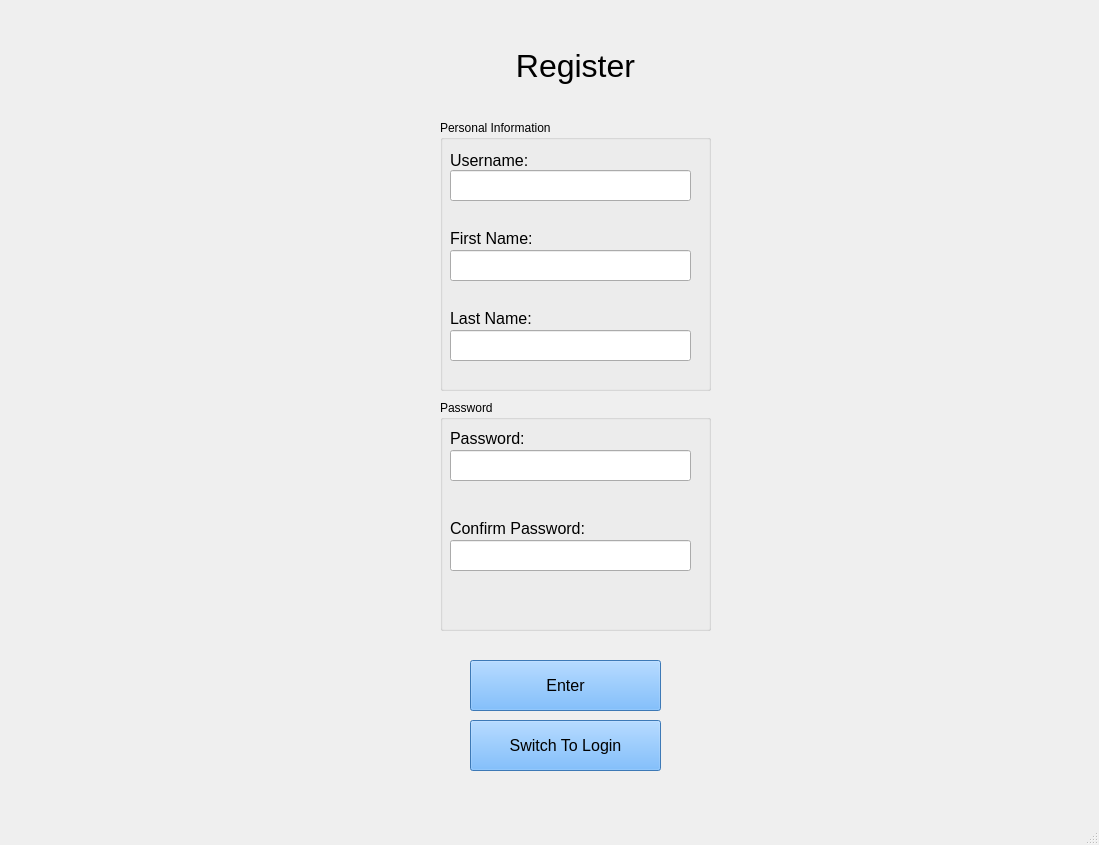
<?xml version="1.0" encoding="UTF-8"?>
<ui version="4.0">
 <class>MainWindow</class>
 <widget class="QMainWindow" name="MainWindow">
  <property name="geometry">
   <rect>
    <x>0</x>
    <y>0</y>
    <width>1099</width>
    <height>845</height>
   </rect>
  </property>
  <property name="windowTitle">
   <string>MainWindow</string>
  </property>
  <property name="layoutDirection">
   <enum>Qt::LeftToRight</enum>
  </property>
  <widget class="QWidget" name="centralwidget">
   <widget class="QLabel" name="label">
    <property name="geometry">
     <rect>
      <x>370</x>
      <y>30</y>
      <width>411</width>
      <height>71</height>
     </rect>
    </property>
    <property name="font">
     <font>
      <pointsize>24</pointsize>
     </font>
    </property>
    <property name="text">
     <string>Register</string>
    </property>
    <property name="alignment">
     <set>Qt::AlignCenter</set>
    </property>
   </widget>
   <widget class="QPushButton" name="Enter">
    <property name="geometry">
     <rect>
      <x>470</x>
      <y>660</y>
      <width>191</width>
      <height>51</height>
     </rect>
    </property>
    <property name="font">
     <font>
      <pointsize>12</pointsize>
     </font>
    </property>
    <property name="styleSheet">
     <string notr="true">QPushButton{
	background-color: rgb(85, 170, 255);
}
QPushButton:hover{
	background-color: rgb(85, 85, 255);
}</string>
    </property>
    <property name="text">
     <string>Enter</string>
    </property>
   </widget>
   <widget class="QPushButton" name="SwitchToLogin">
    <property name="geometry">
     <rect>
      <x>470</x>
      <y>720</y>
      <width>191</width>
      <height>51</height>
     </rect>
    </property>
    <property name="font">
     <font>
      <pointsize>12</pointsize>
     </font>
    </property>
    <property name="styleSheet">
     <string notr="true">QPushButton{
	background-color: rgb(85, 170, 255);
}
QPushButton:hover{
	background-color: rgb(85, 85, 255);
}</string>
    </property>
    <property name="text">
     <string>Switch To Login</string>
    </property>
   </widget>
   <widget class="QGroupBox" name="PersonalInformation">
    <property name="geometry">
     <rect>
      <x>440</x>
      <y>120</y>
      <width>271</width>
      <height>271</height>
     </rect>
    </property>
    <property name="title">
     <string>Personal Information</string>
    </property>
    <widget class="QLineEdit" name="LastName">
     <property name="geometry">
      <rect>
       <x>10</x>
       <y>210</y>
       <width>241</width>
       <height>31</height>
      </rect>
     </property>
    </widget>
    <widget class="QLabel" name="label_6">
     <property name="geometry">
      <rect>
       <x>10</x>
       <y>190</y>
       <width>151</width>
       <height>16</height>
      </rect>
     </property>
     <property name="font">
      <font>
       <pointsize>12</pointsize>
      </font>
     </property>
     <property name="text">
      <string>Last Name:</string>
     </property>
    </widget>
    <widget class="QLineEdit" name="FirstName">
     <property name="geometry">
      <rect>
       <x>10</x>
       <y>130</y>
       <width>241</width>
       <height>31</height>
      </rect>
     </property>
    </widget>
    <widget class="QLabel" name="label_5">
     <property name="geometry">
      <rect>
       <x>10</x>
       <y>110</y>
       <width>161</width>
       <height>16</height>
      </rect>
     </property>
     <property name="font">
      <font>
       <pointsize>12</pointsize>
      </font>
     </property>
     <property name="text">
      <string>First Name:</string>
     </property>
    </widget>
    <widget class="QLineEdit" name="Username">
     <property name="geometry">
      <rect>
       <x>10</x>
       <y>50</y>
       <width>241</width>
       <height>31</height>
      </rect>
     </property>
    </widget>
    <widget class="QLabel" name="label_2">
     <property name="geometry">
      <rect>
       <x>10</x>
       <y>30</y>
       <width>171</width>
       <height>21</height>
      </rect>
     </property>
     <property name="font">
      <font>
       <pointsize>12</pointsize>
      </font>
     </property>
     <property name="text">
      <string>Username:</string>
     </property>
    </widget>
   </widget>
   <widget class="QGroupBox" name="Password_box">
    <property name="geometry">
     <rect>
      <x>440</x>
      <y>400</y>
      <width>271</width>
      <height>231</height>
     </rect>
    </property>
    <property name="title">
     <string>Password</string>
    </property>
    <widget class="QLabel" name="label_3">
     <property name="geometry">
      <rect>
       <x>10</x>
       <y>30</y>
       <width>141</width>
       <height>16</height>
      </rect>
     </property>
     <property name="font">
      <font>
       <pointsize>12</pointsize>
      </font>
     </property>
     <property name="text">
      <string>Password:</string>
     </property>
    </widget>
    <widget class="QLineEdit" name="Password_LineEdit">
     <property name="geometry">
      <rect>
       <x>10</x>
       <y>50</y>
       <width>241</width>
       <height>31</height>
      </rect>
     </property>
    </widget>
    <widget class="QLabel" name="label_4">
     <property name="geometry">
      <rect>
       <x>10</x>
       <y>120</y>
       <width>221</width>
       <height>16</height>
      </rect>
     </property>
     <property name="font">
      <font>
       <pointsize>12</pointsize>
      </font>
     </property>
     <property name="text">
      <string>Confirm Password:</string>
     </property>
    </widget>
    <widget class="QLineEdit" name="ConfirmPassword_LineEdit">
     <property name="geometry">
      <rect>
       <x>10</x>
       <y>140</y>
       <width>241</width>
       <height>31</height>
      </rect>
     </property>
    </widget>
   </widget>
   <widget class="QLabel" name="label_7">
    <property name="geometry">
     <rect>
      <x>700</x>
      <y>440</y>
      <width>61</width>
      <height>41</height>
     </rect>
    </property>
    <property name="maximumSize">
     <size>
      <width>71</width>
      <height>16777215</height>
     </size>
    </property>
    <property name="text">
     <string/>
    </property>
    <property name="pixmap">
     <pixmap>../../../Downloads/icons8-question-30.png</pixmap>
    </property>
   </widget>
   <widget class="QLabel" name="label_8">
    <property name="geometry">
     <rect>
      <x>700</x>
      <y>160</y>
      <width>61</width>
      <height>41</height>
     </rect>
    </property>
    <property name="maximumSize">
     <size>
      <width>71</width>
      <height>16777215</height>
     </size>
    </property>
    <property name="text">
     <string/>
    </property>
    <property name="pixmap">
     <pixmap>../../../Downloads/icons8-question-30.png</pixmap>
    </property>
   </widget>
  </widget>
  <widget class="QMenuBar" name="menubar">
   <property name="geometry">
    <rect>
     <x>0</x>
     <y>0</y>
     <width>1099</width>
     <height>21</height>
    </rect>
   </property>
  </widget>
  <widget class="QStatusBar" name="statusbar"/>
  <action name="actionHelp">
   <property name="icon">
    <iconset>
     <normaloff>../../../Downloads/fugue-icons-3.5.6/icons/question-white.png</normaloff>../../../Downloads/fugue-icons-3.5.6/icons/question-white.png</iconset>
   </property>
   <property name="text">
    <string>Help</string>
   </property>
  </action>
 </widget>
 <resources>
  <include location="Icon_resorce.qrc"/>
 </resources>
 <connections/>
</ui>
